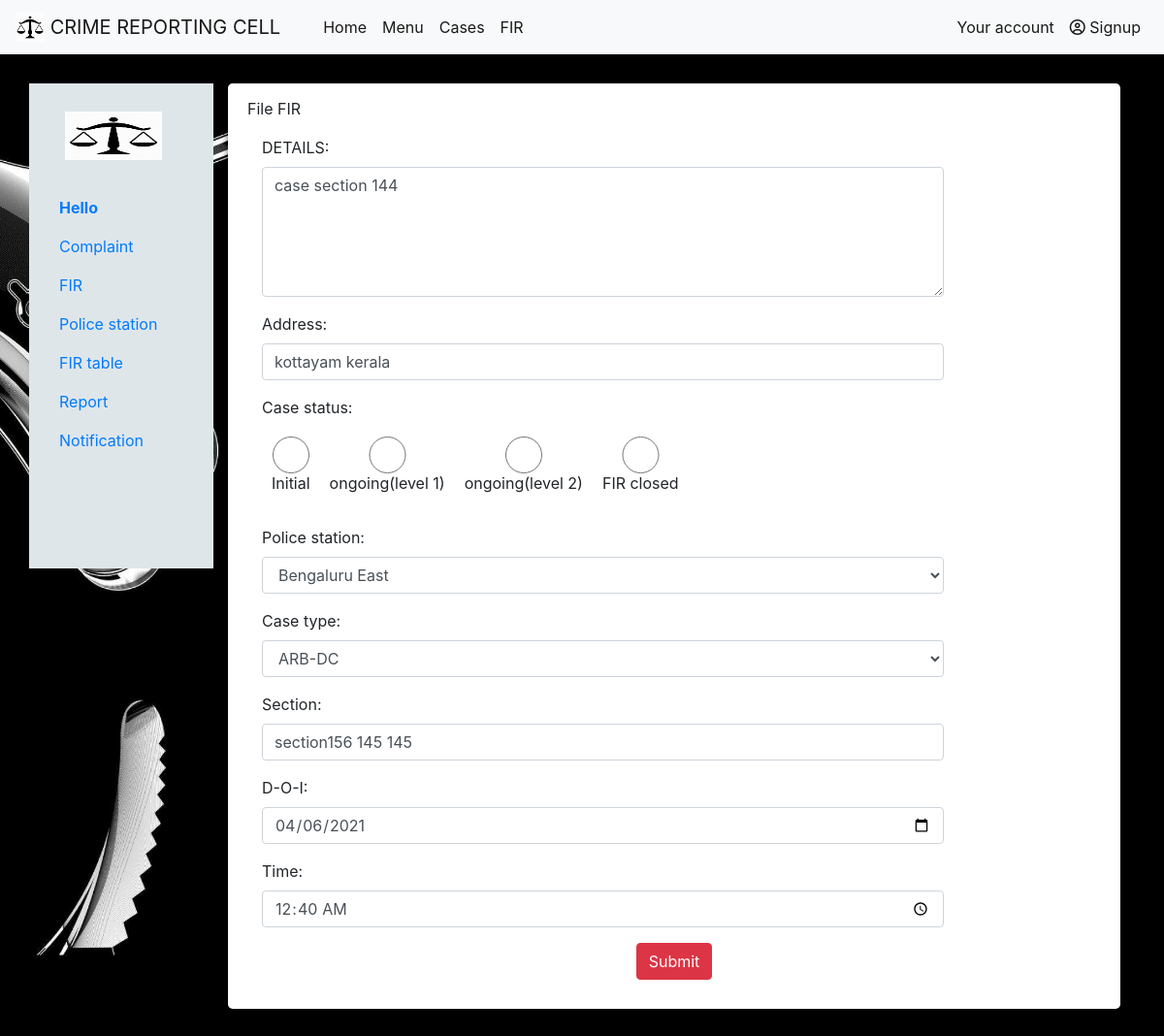
The app's page /admin_firedit.php?fID=2001 with its own data.
### tables this page shows
CREATE TABLE `fir` (
  `FIRid` int(5) NOT NULL,
  `cmpid` int(5) NOT NULL,
  `fir` longtext NOT NULL,
  `address` varchar(40) NOT NULL,
  `police` varchar(20) NOT NULL,
  `casetype` varchar(15) NOT NULL,
  `section` varchar(50) NOT NULL,
  `date` date NOT NULL,
  `time` time NOT NULL,
  `status` text NOT NULL DEFAULT 'initial'
);

### admin_firedit.php (the view, shortened to what this page needs)
<html>
<head>
<link rel="stylesheet" href="https://stackpath.bootstrapcdn.com/bootstrap/4.5.2/css/bootstrap.min.css">
</head>
<body>
<nav class="navbar navbar-expand-lg navbar-light bg-light">
  <a class="navbar-brand" href="#">
    <img src="photos/logo.png" width="30" height="30" class="d-inline-block align-top" alt="" loading="lazy">
    CRIME REPORTING CELL
  </a>
  <div class="collapse navbar-collapse" id="navbarSupportedContent">
    <ul class="navbar-nav mr-auto">
      <li class="nav-item active">
        <a class="nav-link" href="homepage.php">Home</a>
      </li>
      <li class="nav-item active">
        <a class="nav-link" href="#">Menu</a>
      </li>
      <li class="nav-item active">
        <a class="nav-link" href="#">Cases</a>
      </li>
      <li class="nav-item active">
        <a class="nav-link" href="#">FIR</a>
      </li>
    </ul>
	<ul class="nav navbar-nav navbar-right">
					<?php
						if(isset($_SESSION['name']))
						{
							$us=$_SESSION['name'];
							if($us=='Admin')
							{
							echo "<li class='nav-item active'><a href='homepage.php' class='nav-link'><span class='glyphicon glyphicon-user'></span>".$us."</a></li>";
							echo "<li class='nav-item active'><a href='admindashboard.php' class='nav-link'><span class='glyphicon glyphicon-user'></span>".'Dashboard'."</a></li>";
							echo "<li class='nav-item active'><a href='logout.php' class='nav-link'><span class='glyphicon glyphicon-user'></span>".'Logout'."</a></li>";
							}
							else
							{
							echo "<li class='nav-item active'><a href='homepage.php' class='nav-link'><span class='glyphicon glyphicon-user'></span>".$us."</a></li>";
							echo "<li class='nav-item active'><a href='add_dish.php' class='nav-link'><span class='glyphicon glyphicon-user'></span>".'Dashboard'."</a></li>";
							echo "<li class='nav-item active'><a href='logout.php' class='nav-link'><span class='glyphicon glyphicon-user'></span>".'Logout'."</a></li>";
							}
						}
						else
						{
							echo "<li class='nav-item active'><a href='login.php' class='nav-link'><span class='glyphicon glyphicon-user'></span>"."Your account"."</a></li>";
							echo "<li class='nav-item active'><a href='signup.html' class='nav-link'><span class='far fa-user-circle'></span>"."&nbspSignup"."</a></li>";
						}
					?>
	</ul>
  </div>
</nav>
<div class="container" style="margin-top:30px;">
  <div class="row">
    <div class="col-sm-2" style="background-color:#dfe6e9; height:500px;">
      <ul class="nav nav-pills flex-column">
	  <br>
				<li class="nav-item">
				<center>
			<a class="navbar-brand" href="#">
			<img src="photos/logo.png" width="100" height="50" class="d-inline-block align-top" alt="" loading="lazy">
			</a>
			</center>
		</li>
		<br>
		<li>
		<?php
						if(isset($_SESSION['name']))
						{
							$us=$_SESSION['name'];
							if($us=='Admin')
							{
								echo "<a href='admindashboard.php' class='nav-link'></span>".$us."</a></li>";
							}
							else
							{
								echo "<a href='user_dashboard.php' class='nav-link'><b>".'Hello  '.$us."</b></a></li>";
							}
						}
						else
						{
							$us=$_SESSION['place'];
							echo "<a href='police_dashboard.php' class='nav-link'><b>".'Hello  '.$us."</b></a></li>";
						}
					?>
        <li class="nav-item">
          <a class="nav-link" href="admin_pastcomplaint.php">Complaint</a>
        </li>
        <li class="nav-item">
          <a class="nav-link" href="admin_fir_view.php">FIR</a>
        </li>
		<li class="nav-item">
          <a class="nav-link" href="admin_police.php">Police station</a>
        </li>
		 <li class="nav-item">
				<li class="nav-item">
          <a class="nav-link" href="admin_search.php">FIR table</a>
        </li>
				      <li class="nav-item">
				<li class="nav-item">
          <a class="nav-link" href="admin_totalreport.php">Report</a>
        </li>
        <li class="nav-item">
          <a class="nav-link" href="#">Notification</a>
        </li>
      </ul>
    </div>
    <div class="col-sm-10">
		  <div class="jumbotron">
		  <?php
$conn=new mysqli("localhost","root","","crime");
	$fid=$_GET['fID'];
$sql = "SELECT * FROM fir WHERE FIRid='$fid'";
$result=$conn->query($sql);
$row=$result->fetch_assoc();
?>
		<form class="form-horizontal" action="fir_update.php?fID=$fid" method="post" enctype="multipart/form-data" onsubmit="display()">
			<p>File FIR</p>
			<div class="form-group">
				<label class="control-label col-sm-2">DETAILS: </label>
				<div class="col-sm-10">
					<?php
					echo '<textarea class="form-control" rows="5" id="comment" name="details" placeholder="FIR Details" required>';
					echo $row['fir'] ;
					echo '</textarea>';
					?>
				</div>
			</div>
			<div class="form-group">
				<label class="control-label col-sm-2">Address: </label>
				<div class="col-sm-10">
				<?php echo '<input type="text" class="form-control" name="address" size="50%" placeholder="Address" required value="' . $row['address'] . '">';?>
				</div>
			</div>
			<div class="form-group">
				<label class="control-label col-sm-2">Case status: </label>
				<div class="col-sm-10">
				<table cellpadding="10%">
				<tr>
				<td>
				<input type="radio" class="form-control" name="status"  value="initial">
				<label for=ptype-student>Initial</label>
				</td>
				<td>
				<input type="radio" class="form-control" name="status"  value="ongoing(level 1)">
				<label for=ptype-student>ongoing(level 1)</label>
				</td>
				<td>
				<input type="radio" class="form-control" name="status"  value="ongoing(level 2)">
				<label for=ptype-student>ongoing(level 2)</label>
				</td>
				<td>
				<input type="radio" class="form-control" name="status"  value="FIR closed">
				<label for=ptype-student>FIR closed</label>
				</td>
				</tr>
				</table>
				</div>
			</div>
			<div class="form-group">
				<label class="control-label col-sm-2">Police station: </label>
				<div class="col-sm-10">
							<select name="policestation" class="form-control" required>
							 <?php
								$conn=new mysqli("localhost","root","","crime");
								$sql = mysqli_query($conn, "SELECT place FROM police");
								while ($row = mysqli_fetch_array($sql))
								{
									echo "<option value='". $row['place'] ."'>" .$row['place'] ."</option>" ;
								}
							?>
							</select>
				</div>
			</div>
								  <?php
							$conn=new mysqli("localhost","root","","crime");
							$sql = "SELECT * FROM fir WHERE FIRid='$fid'";
							$result=$conn->query($sql);
							$row=$result->fetch_assoc();
							?>
				<div class="form-group">
				<label class="control-label col-sm-2">Case type: </label>
				<div class="col-sm-10">
							<select name="case" class="form-control" required>
							<?php echo "<option value=' ". $row['casetype'] . "' checked>". $row['casetype']."<option>";?>
							</select>
				</div>
			</div>
			<div class="form-group">
				<label class="control-label col-sm-2">Section: </label>
				<div class="col-sm-10">
					<?php echo '<input type="text" class="form-control" name="section" size="50%" placeholder="Section" required value="' . $row['section'] . '">';?>
				</div>
			</div>
			<div class="form-group">
				<label class="control-label col-sm-2">D-O-I: </label>
				<div class="col-sm-10">
				<?php echo '<input type="Date" class="form-control" size="50%" name="date" placeholder=" Date of Incident" required value="' . $row['date'] . '">';?>
				</div>
			</div>
					<div class="form-group">
				<label class="control-label col-sm-2">Time: </label>
				<div class="col-sm-10">
				<?php echo '<input type="time" class="form-control" size="50%" name="time" placeholder=" Time of Incident" required value="' . $row['time'] . '">';?>
				</div>
				</div>
					<center>
				<input type="submit" class="btn btn-danger">
			</center>
		</form>
  </div>
	</div>
  </div>
</div>
</body>
</html>

### admin_firedit.php (style rules this page uses)
.navbar-nav { padding-left:20px; }
body { background-image: url("photos/bg.jpg"); background-attachment: fixed; background-position: center; background-size: cover; }
.jumbotron { background-color:white; padding: 14px 20px; width:100%; box-shadow: 0 6px 6px rgba(0, 0, 0, 0.6); }

### records on screen
fir: details "case section 144", address "kottayam kerala", case "ARB-DC", section "section156 145 145", date "04/06/2021", time "00:40:00"

### other values on screen
form field policestation "Bengaluru East"
